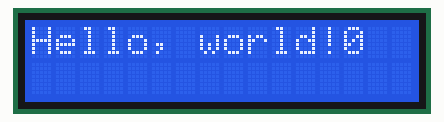
Recording of a sketch running on a simulated Arduino Uno, built with avr-gcc and run on an emulated ATmega328P. Parts: 16×2 character LCD.

Above: at 0.1 s.
At 4.1 s:
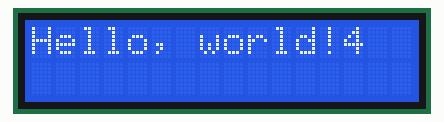
At 9.1 s:
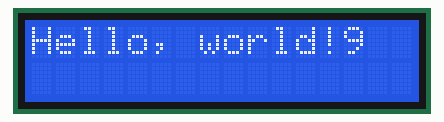
At 19.1 s:
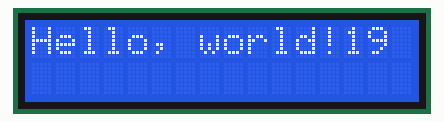
At 29.1 s:
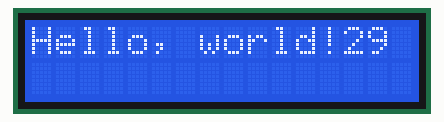
At 39.1 s:
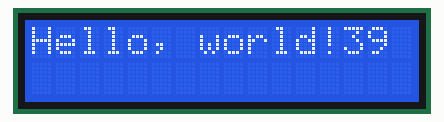

The sketch:

2022-11-16_LCD_Lab_2.ino
```cpp
// include the library code:
#include <LiquidCrystal.h>

// initialize the library with the numbers of the interface pins
LiquidCrystal lcd(12, 11, 5, 4, 3, 2);

void setup() {
  lcd.begin(16, 2);
  lcd.print("Hello, world!");
}

void loop() {
  lcd.setCursor(13, 0);
  lcd.print(millis() / 1000);
}
```

Measured:
- what the display in image 1 shows lasts 1.0 s, from 4.0 s to 5.0 s
